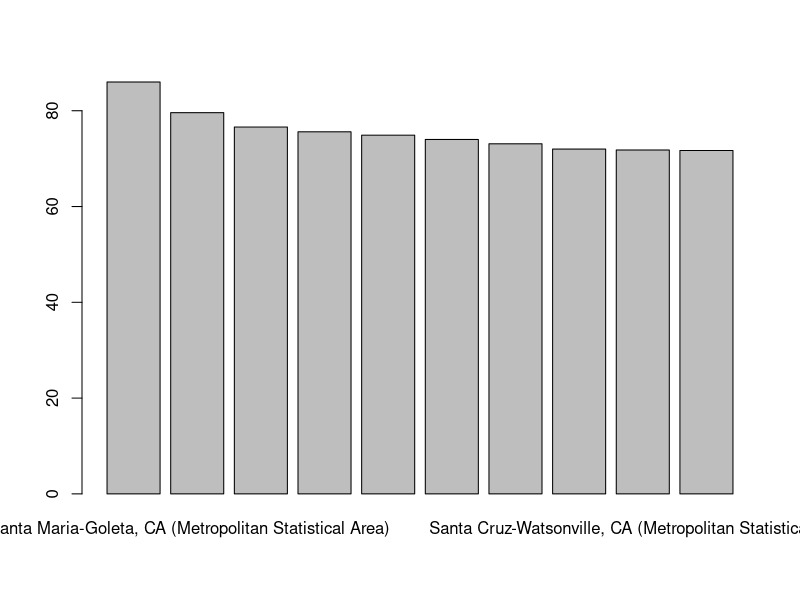

This chart was generated by the following R code:
# import excel data

library(readxl)
library(tidyverse)

data = read_excel("W02b_homeprice.xlsx")
sorted.top.unaval = data %>%
  arrange(desc(data$unaval)) %>%
  slice(1:10)

barplot(
  height = sorted.top.unaval$unaval,
  names = sorted.top.unaval$`MSA (Metropolitan Statistical Area)`,
  
)